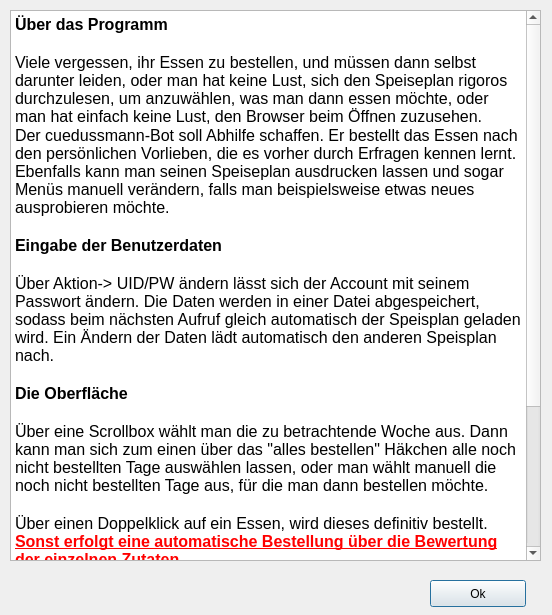
<?xml version="1.0" encoding="UTF-8"?>
<ui version="4.0">
 <class>HowToUse</class>
 <widget class="QWidget" name="HowToUse">
  <property name="geometry">
   <rect>
    <x>0</x>
    <y>0</y>
    <width>552</width>
    <height>615</height>
   </rect>
  </property>
  <property name="windowTitle">
   <string>Bedienungshinweise</string>
  </property>
  <widget class="QTextBrowser" name="textBrowser">
   <property name="geometry">
    <rect>
     <x>10</x>
     <y>10</y>
     <width>531</width>
     <height>551</height>
    </rect>
   </property>
   <property name="html">
    <string>&lt;!DOCTYPE HTML PUBLIC &quot;-//W3C//DTD HTML 4.0//EN&quot; &quot;http://www.w3.org/TR/REC-html40/strict.dtd&quot;&gt;
&lt;html&gt;&lt;head&gt;&lt;meta name=&quot;qrichtext&quot; content=&quot;1&quot; /&gt;&lt;style type=&quot;text/css&quot;&gt;
p, li { white-space: pre-wrap; }
&lt;/style&gt;&lt;/head&gt;&lt;body style=&quot; font-family:'Ubuntu'; font-size:11pt; font-weight:400; font-style:normal;&quot;&gt;
&lt;p style=&quot; margin-top:0px; margin-bottom:0px; margin-left:0px; margin-right:0px; -qt-block-indent:0; text-indent:0px;&quot;&gt;&lt;span style=&quot; font-size:12pt; font-weight:600;&quot;&gt;Über das Programm&lt;/span&gt;&lt;/p&gt;
&lt;p style=&quot;-qt-paragraph-type:empty; margin-top:0px; margin-bottom:0px; margin-left:0px; margin-right:0px; -qt-block-indent:0; text-indent:0px; font-size:12pt; font-weight:600;&quot;&gt;&lt;/p&gt;
&lt;p style=&quot; margin-top:0px; margin-bottom:0px; margin-left:0px; margin-right:0px; -qt-block-indent:0; text-indent:0px;&quot;&gt;&lt;span style=&quot; font-size:12pt;&quot;&gt;Viele vergessen, ihr Essen zu bestellen, und müssen dann selbst darunter leiden, oder man hat keine Lust, sich den Speiseplan rigoros durchzulesen, um anzuwählen, was man dann essen möchte, oder man hat einfach keine Lust, den Browser beim Öffnen zuzusehen. &lt;/span&gt;&lt;/p&gt;
&lt;p style=&quot; margin-top:0px; margin-bottom:0px; margin-left:0px; margin-right:0px; -qt-block-indent:0; text-indent:0px;&quot;&gt;&lt;span style=&quot; font-size:12pt;&quot;&gt;Der cuedussmann-Bot soll Abhilfe schaffen. Er bestellt das Essen nach den persönlichen Vorlieben, die es vorher durch Erfragen kennen lernt. Ebenfalls kann man seinen Speiseplan ausdrucken lassen und sogar Menüs manuell verändern, falls man beispielsweise etwas neues ausprobieren möchte.&lt;/span&gt;&lt;/p&gt;
&lt;p style=&quot;-qt-paragraph-type:empty; margin-top:0px; margin-bottom:0px; margin-left:0px; margin-right:0px; -qt-block-indent:0; text-indent:0px; font-size:12pt;&quot;&gt;&lt;/p&gt;
&lt;p style=&quot; margin-top:0px; margin-bottom:0px; margin-left:0px; margin-right:0px; -qt-block-indent:0; text-indent:0px;&quot;&gt;&lt;span style=&quot; font-size:12pt; font-weight:600;&quot;&gt;Eingabe der Benutzerdaten&lt;/span&gt;&lt;/p&gt;
&lt;p style=&quot;-qt-paragraph-type:empty; margin-top:0px; margin-bottom:0px; margin-left:0px; margin-right:0px; -qt-block-indent:0; text-indent:0px; font-size:12pt; font-weight:600;&quot;&gt;&lt;/p&gt;
&lt;p style=&quot; margin-top:0px; margin-bottom:0px; margin-left:0px; margin-right:0px; -qt-block-indent:0; text-indent:0px;&quot;&gt;&lt;span style=&quot; font-size:12pt;&quot;&gt;Über Aktion-&amp;gt; UID/PW ändern lässt sich der Account mit seinem Passwort ändern. Die Daten werden in einer Datei abgespeichert, sodass beim nächsten Aufruf gleich automatisch der Speisplan geladen wird. Ein Ändern der Daten lädt automatisch den anderen Speisplan nach.&lt;/span&gt;&lt;/p&gt;
&lt;p style=&quot;-qt-paragraph-type:empty; margin-top:0px; margin-bottom:0px; margin-left:0px; margin-right:0px; -qt-block-indent:0; text-indent:0px; font-size:12pt;&quot;&gt;&lt;/p&gt;
&lt;p style=&quot; margin-top:0px; margin-bottom:0px; margin-left:0px; margin-right:0px; -qt-block-indent:0; text-indent:0px;&quot;&gt;&lt;span style=&quot; font-size:12pt; font-weight:600;&quot;&gt;Die Oberfläche&lt;/span&gt;&lt;/p&gt;
&lt;p style=&quot;-qt-paragraph-type:empty; margin-top:0px; margin-bottom:0px; margin-left:0px; margin-right:0px; -qt-block-indent:0; text-indent:0px; font-size:12pt; font-weight:600;&quot;&gt;&lt;/p&gt;
&lt;p style=&quot; margin-top:0px; margin-bottom:0px; margin-left:0px; margin-right:0px; -qt-block-indent:0; text-indent:0px;&quot;&gt;&lt;span style=&quot; font-size:12pt;&quot;&gt;Über eine Scrollbox wählt man die zu betrachtende Woche aus. Dann kann man sich zum einen über das &amp;quot;alles bestellen&amp;quot; Häkchen alle noch nicht bestellten Tage auswählen lassen, oder man wählt manuell die noch nicht bestellten Tage aus, für die man dann bestellen möchte.&lt;/span&gt;&lt;/p&gt;
&lt;p style=&quot;-qt-paragraph-type:empty; margin-top:0px; margin-bottom:0px; margin-left:0px; margin-right:0px; -qt-block-indent:0; text-indent:0px; font-size:12pt;&quot;&gt;&lt;/p&gt;
&lt;p style=&quot; margin-top:0px; margin-bottom:0px; margin-left:0px; margin-right:0px; -qt-block-indent:0; text-indent:0px;&quot;&gt;&lt;span style=&quot; font-size:12pt;&quot;&gt;Über einen Doppelklick auf ein Essen, wird dieses definitiv bestellt. &lt;/span&gt;&lt;span style=&quot; font-size:12pt; font-weight:600; text-decoration: underline; color:#ff0000;&quot;&gt;Sonst erfolgt eine automatische Bestellung über die Bewertung der einzelnen Zutaten.&lt;/span&gt;&lt;/p&gt;
&lt;p style=&quot;-qt-paragraph-type:empty; margin-top:0px; margin-bottom:0px; margin-left:0px; margin-right:0px; -qt-block-indent:0; text-indent:0px; font-size:12pt; color:#000000;&quot;&gt;&lt;/p&gt;
&lt;p style=&quot; margin-top:0px; margin-bottom:0px; margin-left:0px; margin-right:0px; -qt-block-indent:0; text-indent:0px;&quot;&gt;&lt;span style=&quot; font-size:12pt; font-weight:600; color:#000000;&quot;&gt;Essen bestellen&lt;/span&gt;&lt;/p&gt;
&lt;p style=&quot;-qt-paragraph-type:empty; margin-top:0px; margin-bottom:0px; margin-left:0px; margin-right:0px; -qt-block-indent:0; text-indent:0px; font-size:12pt; font-weight:600; color:#000000;&quot;&gt;&lt;/p&gt;
&lt;p style=&quot; margin-top:0px; margin-bottom:0px; margin-left:0px; margin-right:0px; -qt-block-indent:0; text-indent:0px;&quot;&gt;&lt;span style=&quot; font-size:12pt; color:#000000;&quot;&gt;Über Aktion-&amp;gt;Essen bestellen lassen erfolgt &lt;/span&gt;&lt;span style=&quot; font-size:12pt; font-weight:600; text-decoration: underline; color:#000000;&quot;&gt;IMMER&lt;/span&gt;&lt;span style=&quot; font-size:12pt; color:#000000;&quot;&gt; die Bestellung. D.h. eine Bestellung wird nur so abgeschlossen.&lt;/span&gt;&lt;/p&gt;
&lt;p style=&quot;-qt-paragraph-type:empty; margin-top:0px; margin-bottom:0px; margin-left:0px; margin-right:0px; -qt-block-indent:0; text-indent:0px; font-size:12pt; color:#000000;&quot;&gt;&lt;/p&gt;
&lt;p style=&quot; margin-top:0px; margin-bottom:0px; margin-left:0px; margin-right:0px; -qt-block-indent:0; text-indent:0px;&quot;&gt;&lt;span style=&quot; font-size:12pt; font-weight:600; color:#000000;&quot;&gt;Speiseplan drucken&lt;/span&gt;&lt;/p&gt;
&lt;p style=&quot;-qt-paragraph-type:empty; margin-top:0px; margin-bottom:0px; margin-left:0px; margin-right:0px; -qt-block-indent:0; text-indent:0px; font-size:12pt; font-weight:600; color:#000000;&quot;&gt;&lt;/p&gt;
&lt;p style=&quot; margin-top:0px; margin-bottom:0px; margin-left:0px; margin-right:0px; -qt-block-indent:0; text-indent:0px;&quot;&gt;&lt;span style=&quot; font-size:12pt; color:#000000;&quot;&gt;Man kann dann seinen Speiseplan über Aktion-&amp;gt;Speiseplan drucken ausdrucken lassen.&lt;/span&gt;&lt;/p&gt;&lt;/body&gt;&lt;/html&gt;</string>
   </property>
  </widget>
  <widget class="QPushButton" name="pushButton">
   <property name="geometry">
    <rect>
     <x>430</x>
     <y>580</y>
     <width>96</width>
     <height>27</height>
    </rect>
   </property>
   <property name="text">
    <string>Ok</string>
   </property>
   <property name="default">
    <bool>true</bool>
   </property>
   <property name="flat">
    <bool>false</bool>
   </property>
  </widget>
 </widget>
 <tabstops>
  <tabstop>pushButton</tabstop>
  <tabstop>textBrowser</tabstop>
 </tabstops>
 <resources/>
 <connections>
  <connection>
   <sender>pushButton</sender>
   <signal>clicked()</signal>
   <receiver>HowToUse</receiver>
   <slot>close()</slot>
   <hints>
    <hint type="sourcelabel">
     <x>467</x>
     <y>594</y>
    </hint>
    <hint type="destinationlabel">
     <x>393</x>
     <y>586</y>
    </hint>
   </hints>
  </connection>
 </connections>
</ui>
